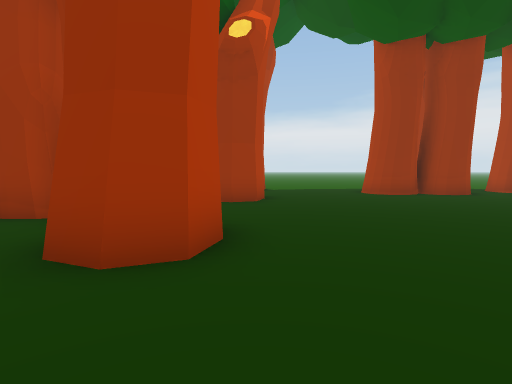
[1] (above)

24 first-person views from a walk through a scene from a Unity 3-D project. The camera is 1.5 m above the floor, tilts 4° down and sees 80° across. The floor is counted in squares, 2 m on a side. Each view is taken from the middle of a square. On the plan, view 1 faces up. The plan holds only what a view shows up to about 10 squares ahead; the rest is blank. The place goes on beyond the plan. Some surface patterns are stand-ins.

[2]
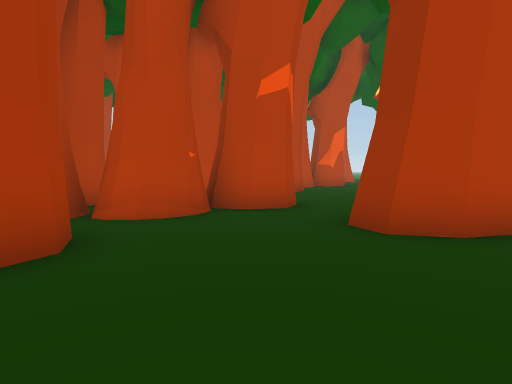

[3]
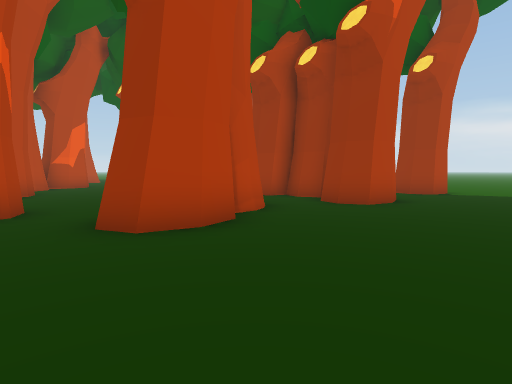

[4]
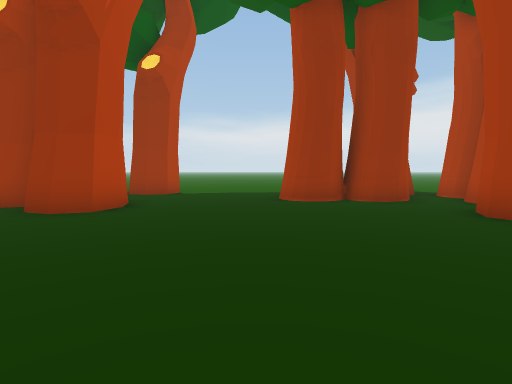

[5]
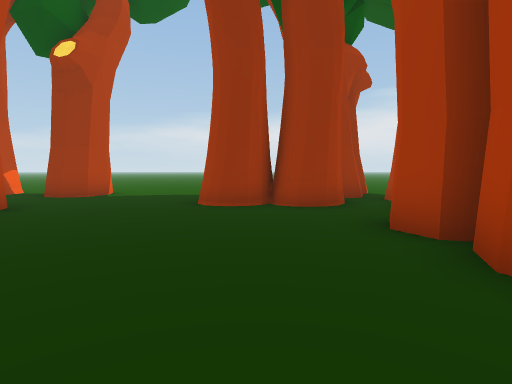

[6]
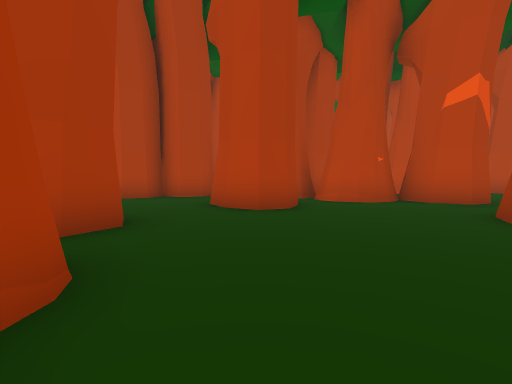

[7]
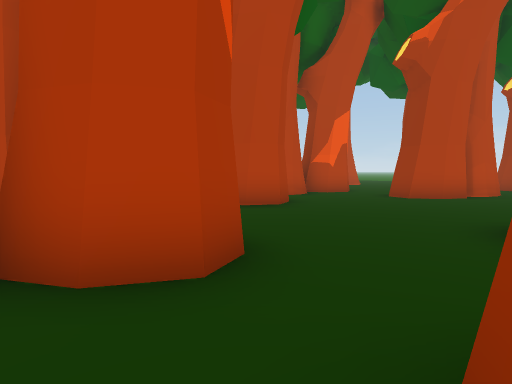

[8]
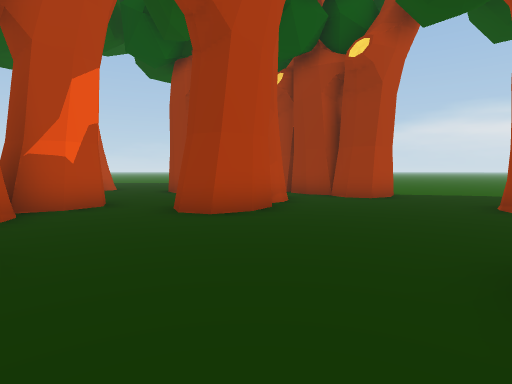

[9]
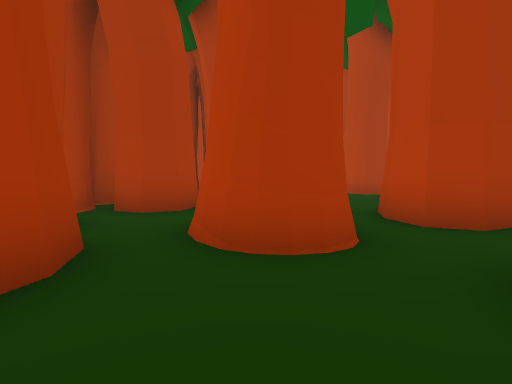

[10]
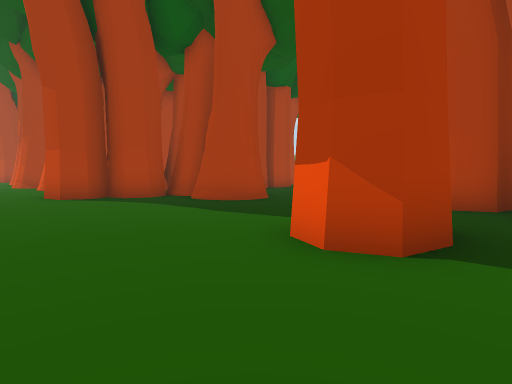

[11]
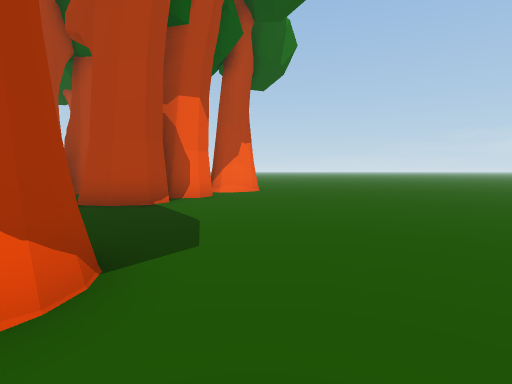

[12]
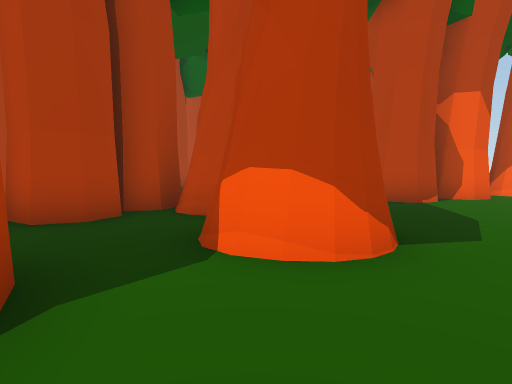

[13]
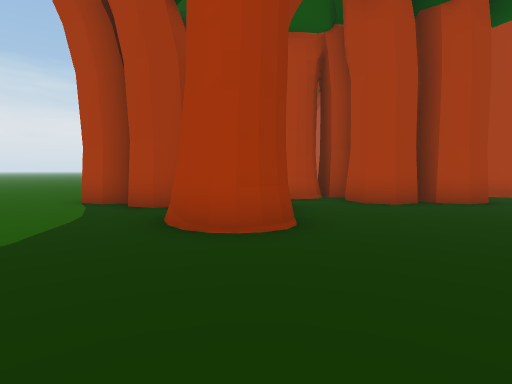

[14]
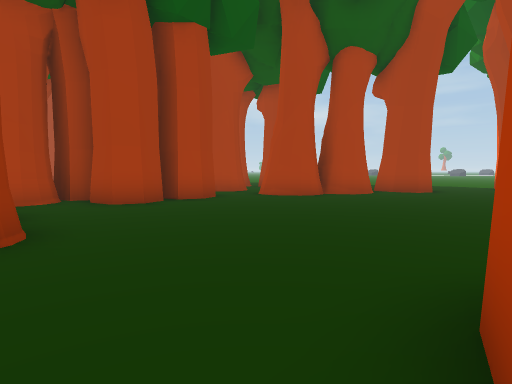

[15]
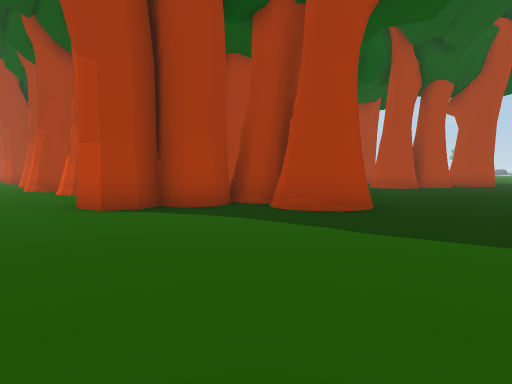

[16]
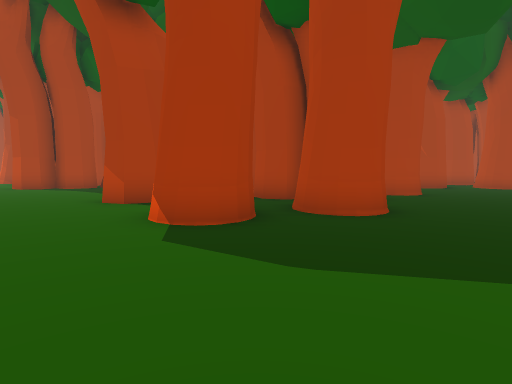

[17]
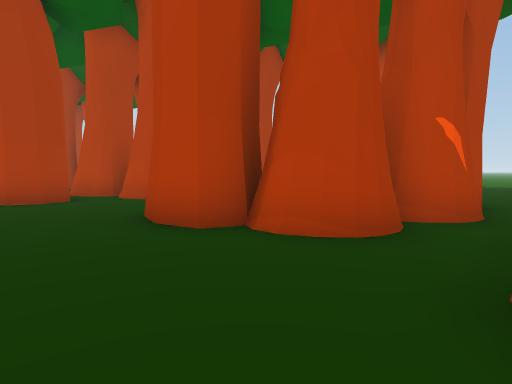

[18]
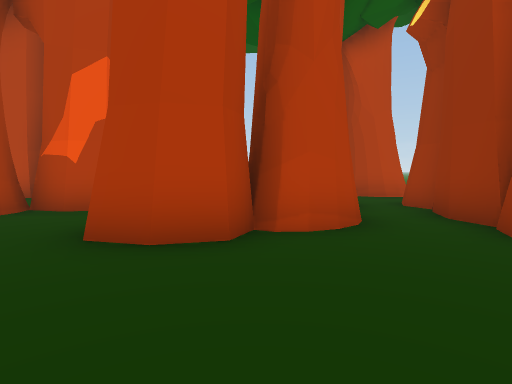

[19]
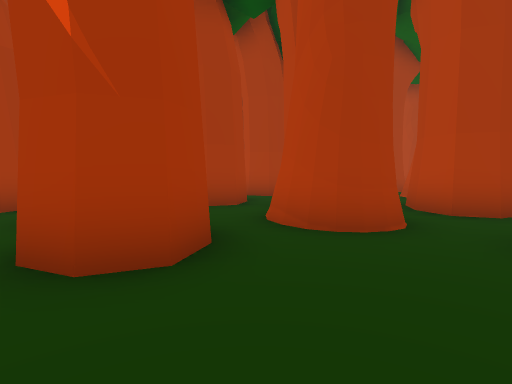

[20]
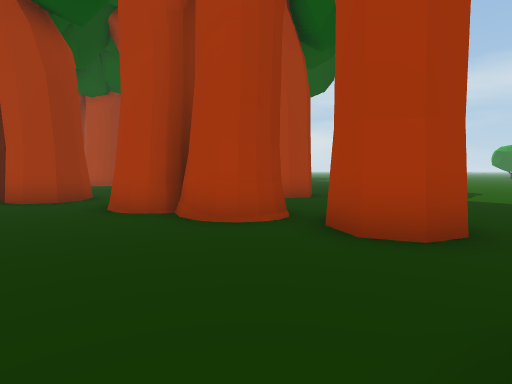

[21]
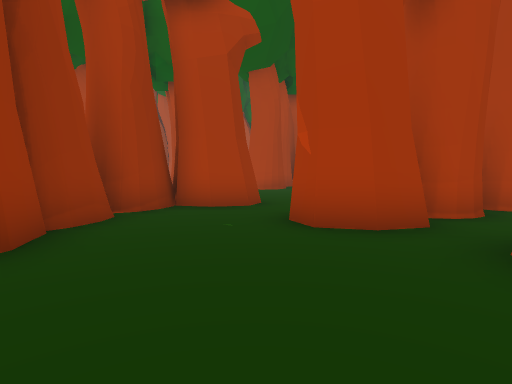

[22]
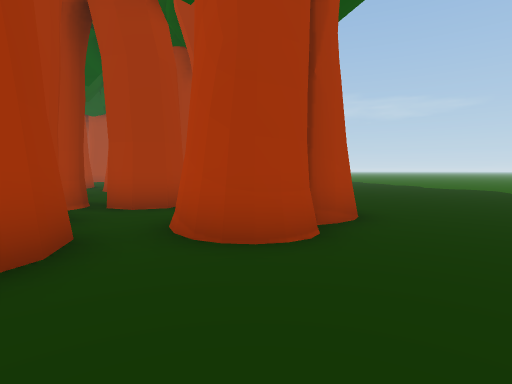

[23]
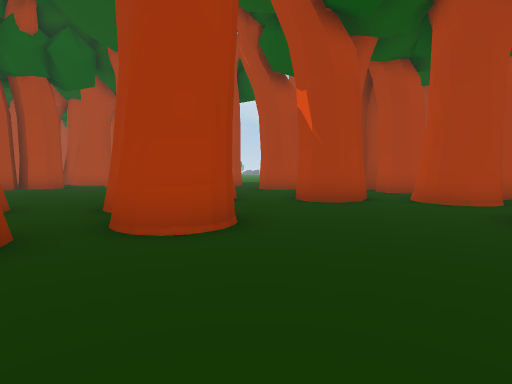

[24]
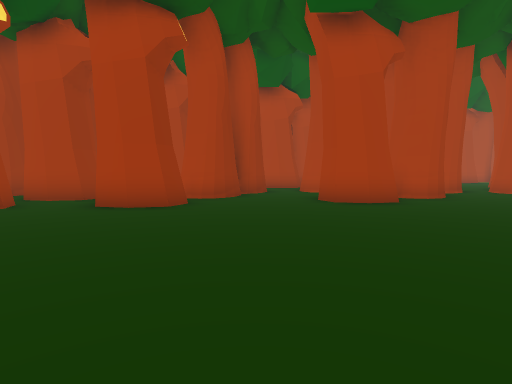

### Floor plan
Key: @ floor where view 1 was taken; # wall or solid block; . floor; T tree; O other object.
Columns run from 21 left of view 1 to 10 right of it. Each row starts with its distance up from view 1.
 16          .......................
 15        TT.......................
 14        TT........T..........#T..
 13         ###......TT.##......##.
 12      TT.T#TT#....T..#T.....T T.T
 11      TT.....T...TT.......TTTTTTO
 10     ...#TT......TT##.....TT#TTTT
  9        #TTTT.....#####.......TTT
  8       ....TT.....TTTT#........#T
  7    OO......#................###T
  6   OO.......T....T#.T........#T
  5     ....##.......TTTT.......##T
  4    ...T.#T.........T#..........
  3   ....TT.#T........#T......TT.TO
  2   ...TT...T.##...T.........TT TO
  1  ....T .##TTTT...##.......#T
  0 ......T.# TT..TT.TT..@....#
 -1 ........T ..##TT..TT.##..#....#T
 -2 .......   .. ###...T.##.T#T ....
 -3 ......TT.#..T. T.#.TTT.....
 -4  ........#TT..  .TT#.... ...
 -5 ..........TT.   # TT###.   ..
 -6  ............   #TT.TT      ...
 -7   .....##..TT   T  TT        ..
 -8    ....#T  TT   T TTT
 -9     .....# TT
-10       ..TTT
-11        ...  T
-12         ...TT
-13           T
-14           TT

Where each view was taken, in squares from view 1:
view 1: 0 up, 0 right, facing up
view 2: 1 up, 3 right, facing left
view 3: 1 up, 3 right, facing up-left
view 4: 2 up, 3 right, facing up
view 5: 3 up, 5 right, facing up
view 6: 3 up, 5 right, facing down-left
view 7: 2 up, 1 left, facing left
view 8: 3 up, 5 left, facing up-left
view 9: 3 up, 6 left, facing down
view 10: 16 up, 2 left, facing down-right
view 11: 15 up, 2 left, facing left
view 12: 15 up, 1 left, facing down-left
view 13: 10 up, 0 right, facing right
view 14: 10 up, 0 right, facing down-right
view 15: 16 up, 1 right, facing down-right
view 16: 16 up, 8 left, facing down-right
view 17: 11 up, 7 left, facing down-left
view 18: 8 up, 6 left, facing left
view 19: 4 up, 5 left, facing down
view 20: 0 up, 0 right, facing right
view 21: 6 up, 17 left, facing right
view 22: 7 up, 15 left, facing down
view 23: 8 up, 8 left, facing down-right
view 24: 5 down, 21 left, facing right
